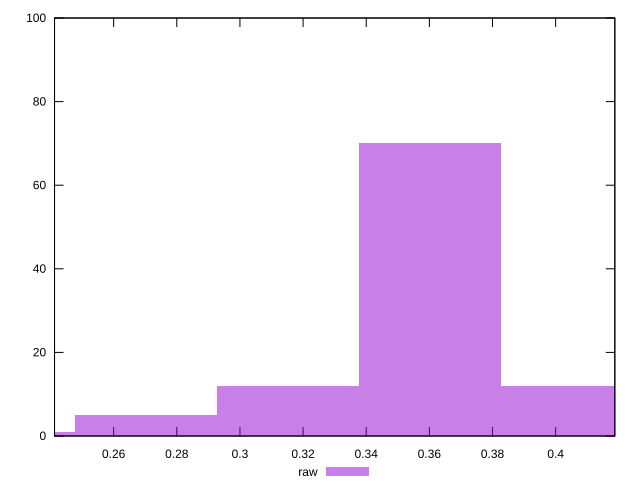

Generate this figure with gnuplot:
reset

$raw <<EOF
0.22512992379005003 1
0.36020787806408006 70
0.27015590854806004 5
0.31518189330607005 12
0.40523386282209006 12
EOF

set key outside below
set boxwidth 0.04502598475801001
set xrange [0.24127341626639598:0.4187420416717832]
set yrange [0:100]
set trange [0:100]
set style fill transparent solid 0.5 noborder
set terminal svg size 640, 490 enhanced background rgb 'white'
set output "report_00009_2021-02-08T22-37-41.559Z/meta/pScore/samples/pages+cached/raw/histogram.svg"

plot $raw title "raw" with boxes

reset
